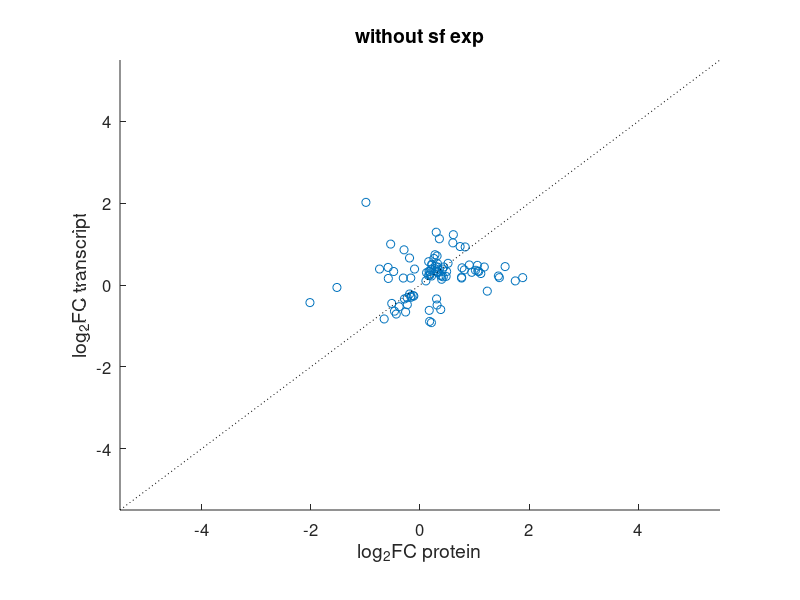
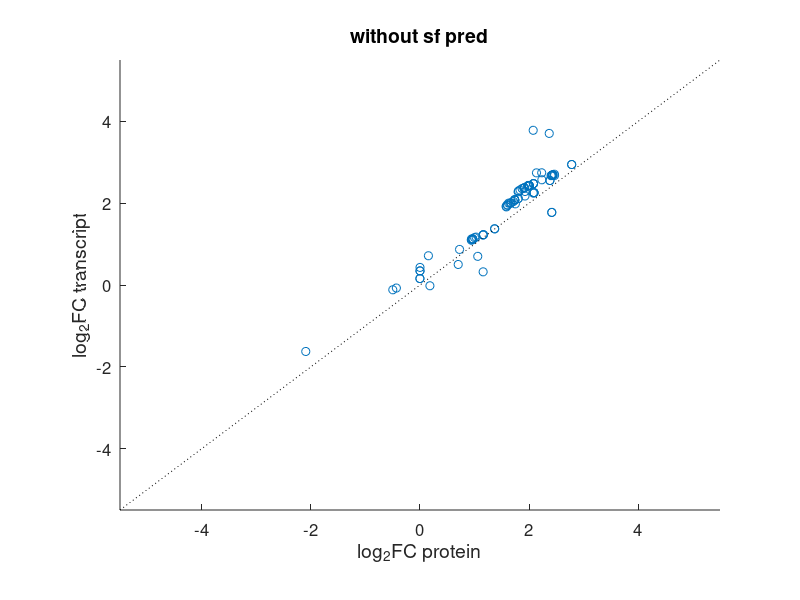
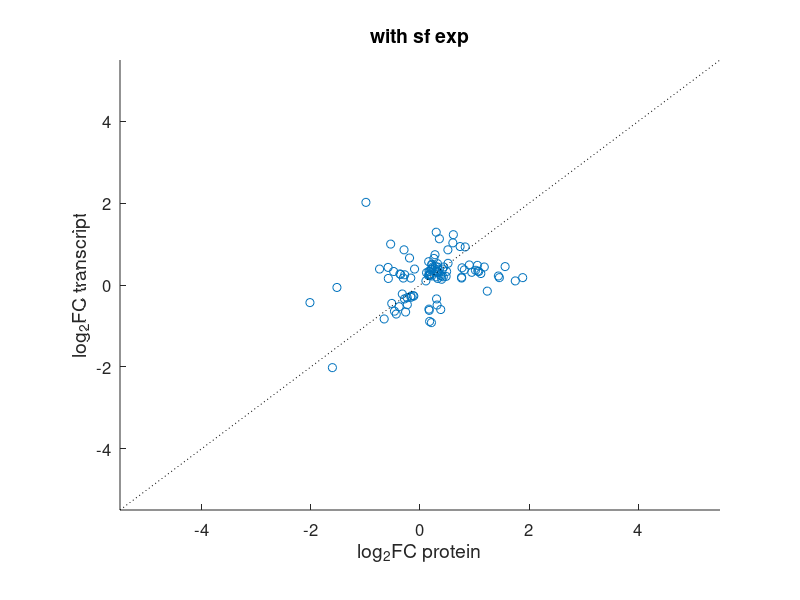
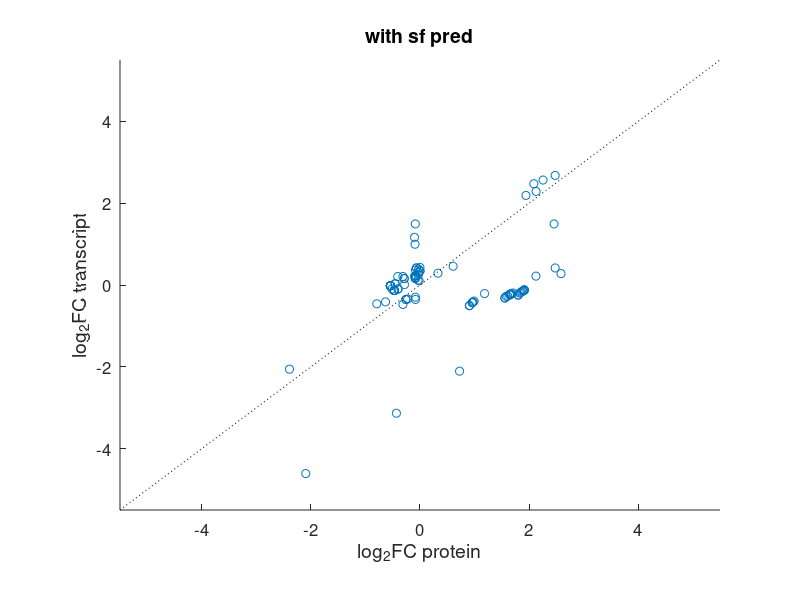

Source code (MATLAB) for these figures, in order:
%% Compare proteomics and transcriptomics


%% Load data

load('P_without_sf.mat');
load('P_with_sf.mat');
P_without_sf = without_sf;
P_with_sf = with_sf;
clear without_sf with_sf;

load('T_without_sf.mat');
load('T_with_sf.mat');
T_without_sf = without_sf;
T_with_sf = with_sf;
clear without_sf with_sf;

%% Compare
% without sf
P_id_full = P_without_sf.proteinID;
T_id_full = T_without_sf.geneID;
P_exp_full = P_without_sf.exp;
T_exp_full = T_without_sf.exp;
P_pred_full = P_without_sf.pred;
T_pred_full = T_without_sf.pred;

result = struct();
result.id = P_id_full(ismember(P_id_full,T_id_full));
result.P_exp = zeros(length(result.id),1);
result.T_exp = zeros(length(result.id),1);
result.P_pred = zeros(length(result.id),1);
result.T_pred = zeros(length(result.id),1);
for i = 1:length(result.id)
    id_tmp = result.id(i);
    result.P_exp(i) = P_exp_full(ismember(P_id_full,id_tmp));
    result.T_exp(i) = T_exp_full(ismember(T_id_full,id_tmp));
    result.P_pred(i) = P_pred_full(ismember(P_id_full,id_tmp));
    result.T_pred(i) = T_pred_full(ismember(T_id_full,id_tmp));
end

figure();
scatter(result.P_exp,result.T_exp);
xlim([-5.5 5.5]);
ylim([-5.5 5.5]);
line([-5.5 5.5],[-5.5 5.5],'Color','k','LineStyle',':');
set(gca,'FontSize',12,'FontName','Helvetica');
title('without sf exp','FontSize',14,'FontName','Helvetica','fontweight','bold');
xlabel('log_2FC protein','FontSize',14,'FontName','Helvetica');
ylabel('log_2FC transcript','FontSize',14,'FontName','Helvetica');
set(gcf,'position',[0 0 300 300]);
set(gca,'position',[0.15 0.15 0.75 0.75]);
figure();
scatter(result.P_pred,result.T_pred);
xlim([-5.5 5.5]);
ylim([-5.5 5.5]);
line([-5.5 5.5],[-5.5 5.5],'Color','k','LineStyle',':');
set(gca,'FontSize',12,'FontName','Helvetica');
title('without sf pred','FontSize',14,'FontName','Helvetica','fontweight','bold');
xlabel('log_2FC protein','FontSize',14,'FontName','Helvetica');
ylabel('log_2FC transcript','FontSize',14,'FontName','Helvetica');
set(gcf,'position',[300 0 300 300]);
set(gca,'position',[0.15 0.15 0.75 0.75]);

% with sf

P_id_full = P_with_sf.proteinID;
T_id_full = T_with_sf.geneID;
P_exp_full = P_with_sf.exp;
T_exp_full = T_with_sf.exp;
P_pred_full = P_with_sf.pred;
T_pred_full = T_with_sf.pred;

result = struct();
result.id = P_id_full(ismember(P_id_full,T_id_full));
result.P_exp = zeros(length(result.id),1);
result.T_exp = zeros(length(result.id),1);
result.P_pred = zeros(length(result.id),1);
result.T_pred = zeros(length(result.id),1);
for i = 1:length(result.id)
    id_tmp = result.id(i);
    result.P_exp(i) = P_exp_full(ismember(P_id_full,id_tmp));
    result.T_exp(i) = T_exp_full(ismember(T_id_full,id_tmp));
    result.P_pred(i) = P_pred_full(ismember(P_id_full,id_tmp));
    result.T_pred(i) = T_pred_full(ismember(T_id_full,id_tmp));
end

figure();
scatter(result.P_exp,result.T_exp);
xlim([-5.5 5.5]);
ylim([-5.5 5.5]);
line([-5.5 5.5],[-5.5 5.5],'Color','k','LineStyle',':');
set(gca,'FontSize',12,'FontName','Helvetica');
title('with sf exp','FontSize',14,'FontName','Helvetica','fontweight','bold');
xlabel('log_2FC protein','FontSize',14,'FontName','Helvetica');
ylabel('log_2FC transcript','FontSize',14,'FontName','Helvetica');
set(gcf,'position',[600 0 300 300]);
set(gca,'position',[0.15 0.15 0.75 0.75]);

figure();
scatter(result.P_pred,result.T_pred);
xlim([-5.5 5.5]);
ylim([-5.5 5.5]);
line([-5.5 5.5],[-5.5 5.5],'Color','k','LineStyle',':');
set(gca,'FontSize',12,'FontName','Helvetica');
title('with sf pred','FontSize',14,'FontName','Helvetica','fontweight','bold');
xlabel('log_2FC protein','FontSize',14,'FontName','Helvetica');
ylabel('log_2FC transcript','FontSize',14,'FontName','Helvetica');
set(gcf,'position',[900 0 300 300]);
set(gca,'position',[0.15 0.15 0.75 0.75]);

clear;